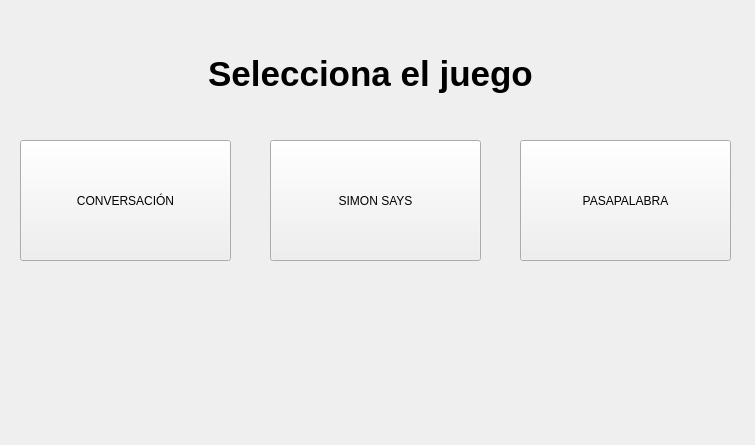
<?xml version="1.0" encoding="UTF-8"?>
<ui version="4.0">
 <class>guiDlg</class>
 <widget class="QWidget" name="guiDlg">
  <property name="geometry">
   <rect>
    <x>0</x>
    <y>0</y>
    <width>755</width>
    <height>445</height>
   </rect>
  </property>
  <property name="windowTitle">
   <string>APP de Juegos EBO - by Robolab</string>
  </property>
  <widget class="QTextEdit" name="textEdit_2">
   <property name="geometry">
    <rect>
     <x>40</x>
     <y>50</y>
     <width>661</width>
     <height>221</height>
    </rect>
   </property>
   <property name="autoFillBackground">
    <bool>true</bool>
   </property>
   <property name="styleSheet">
    <string notr="true">background-color: transparent;</string>
   </property>
   <property name="frameShape">
    <enum>QFrame::NoFrame</enum>
   </property>
   <property name="frameShadow">
    <enum>QFrame::Sunken</enum>
   </property>
   <property name="readOnly">
    <bool>true</bool>
   </property>
   <property name="html">
    <string>&lt;!DOCTYPE HTML PUBLIC &quot;-//W3C//DTD HTML 4.0//EN&quot; &quot;http://www.w3.org/TR/REC-html40/strict.dtd&quot;&gt;
&lt;html&gt;&lt;head&gt;&lt;meta name=&quot;qrichtext&quot; content=&quot;1&quot; /&gt;&lt;style type=&quot;text/css&quot;&gt;
p, li { white-space: pre-wrap; }
&lt;/style&gt;&lt;/head&gt;&lt;body style=&quot; font-family:'Ubuntu'; font-size:11pt; font-weight:400; font-style:normal;&quot;&gt;
&lt;p align=&quot;center&quot; style=&quot; margin-top:0px; margin-bottom:0px; margin-left:0px; margin-right:0px; -qt-block-indent:0; text-indent:0px;&quot;&gt;&lt;span style=&quot; font-size:26pt; font-weight:600;&quot;&gt;Selecciona el juego&lt;/span&gt;&lt;/p&gt;&lt;/body&gt;&lt;/html&gt;</string>
   </property>
  </widget>
  <widget class="QPushButton" name="story_button">
   <property name="geometry">
    <rect>
     <x>20</x>
     <y>140</y>
     <width>211</width>
     <height>121</height>
    </rect>
   </property>
   <property name="text">
    <string>CONVERSACIÓN</string>
   </property>
  </widget>
  <widget class="QPushButton" name="pasapalabra_button">
   <property name="geometry">
    <rect>
     <x>520</x>
     <y>140</y>
     <width>211</width>
     <height>121</height>
    </rect>
   </property>
   <property name="text">
    <string>PASAPALABRA</string>
   </property>
  </widget>
  <widget class="QPushButton" name="simon_button">
   <property name="geometry">
    <rect>
     <x>270</x>
     <y>140</y>
     <width>211</width>
     <height>121</height>
    </rect>
   </property>
   <property name="text">
    <string>SIMON SAYS</string>
   </property>
  </widget>
  <widget class="QLabel" name="label">
   <property name="geometry">
    <rect>
     <x>10</x>
     <y>280</y>
     <width>171</width>
     <height>161</height>
    </rect>
   </property>
   <property name="text">
    <string/>
   </property>
   <property name="pixmap">
    <pixmap>logo_euro.png</pixmap>
   </property>
   <property name="scaledContents">
    <bool>true</bool>
   </property>
  </widget>
  <widget class="QLabel" name="label_2">
   <property name="geometry">
    <rect>
     <x>460</x>
     <y>290</y>
     <width>291</width>
     <height>151</height>
    </rect>
   </property>
   <property name="text">
    <string/>
   </property>
   <property name="pixmap">
    <pixmap>robolab.png</pixmap>
   </property>
  </widget>
 </widget>
 <resources/>
 <connections/>
</ui>
